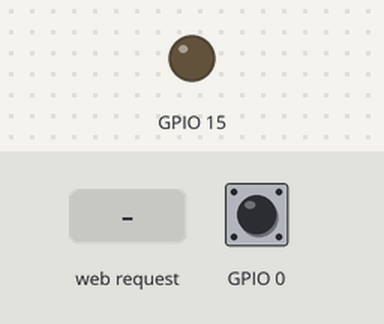
The sketch below on a simulated ESP8266 (NodeMCU). Shown: output pins drawn as LEDs (lit = HIGH). The inputs (shaded band) are chosen by the test bench; at power-on: GPIO 0 HIGH. WiFi joins after 1.5 s; servers stay silent unless stated; EEPROM starts erased; what the sketch prints to the serial monitor is not drawn.

Above: at 2.7 s.
2.8 s: HTTP request GET /on received
At 3.2 s:
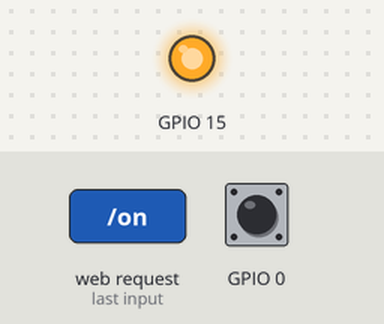
4.3 s: HTTP request GET /off received
At 5.5 s:
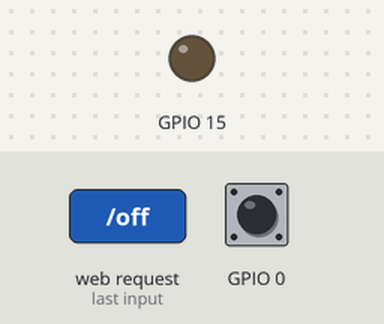
5.8 s: HTTP request GET /on?ssid=1 received
At 6.7 s:
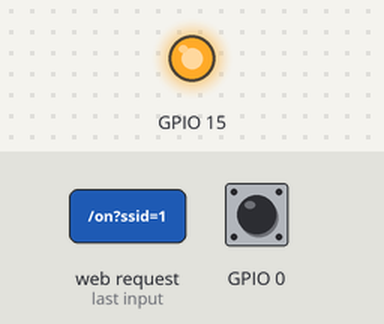
7.3 s: HTTP request GET /off?ssid=1 received
At 7.8 s:
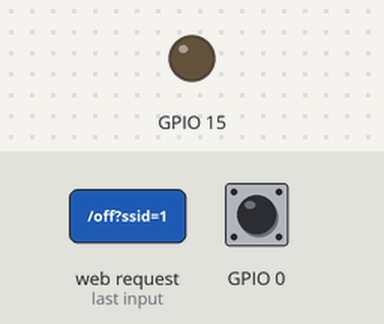
Timing chart, 0 to 9.8 s (numbered marks = the images above; inputs shaded):
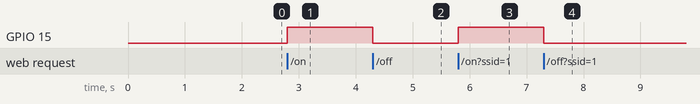

Measured:
- after the input at 2.8 s, GPIO 15: LOW → HIGH at once
- after the input at 4.3 s, GPIO 15: HIGH → LOW at once
- after the input at 5.8 s, GPIO 15: LOW → HIGH at once
- after the input at 7.3 s, GPIO 15: HIGH → LOW at once

The sketch:

20201109_LAB3.ino
```cpp
#include <ESP8266WiFi.h>
#include <DNSServer.h>
#include <ESP8266WebServer.h>
#include <EEPROM.h>
#include <ESP8266mDNS.h>

#define EEPROM_LENGTH 1024

char eRead[30];
byte len;
char ssid[30] = "732-2.4G";
char password[30] = "kpu123456!";

bool captive = true;
const byte DNS_PORT = 53;
IPAddress apIP(192, 168, 1, 1);
DNSServer dnsServer;
ESP8266WebServer webServer(80);

ICACHE_RAM_ATTR void GPIO0(){
  SaveString(0, "");
  ESP.restart();
}

String responseHTML = ""
 "<!DOCTYPE html><html><head><title>2016146022</title></head><body><center>"
 "<p>CaptivePotal & Relay</p>"
 "<form action='/button'>"
 "<p><input type='text' name='ssid' placeholder='SSID' onblur='this.value=removeSpaces(this.value);'></p>"
 "<p><input type='text' name='password' placeholder='WLAN Password'></p>"
 "<p><input type='submit' value='Submit'></p></form>"
 "<p>You can connect to relay server.</p></center></body>"
 "<script>function removeSpaces(string) {"
 " return string.split(' ').join('');"
 "}</script></html>";

void setup() {
  // put your setup code here, to run once:
  Serial.begin(115200);
  EEPROM.begin(EEPROM_LENGTH);

  ReadString(0, 30);
  if(!strcmp(eRead, "")){
    setup_captive();
  }else{
    captive = false;
    strcpy(ssid, eRead);
    ReadString(30, 30);
    strcpy(password, eRead);
    setup_runtime();
  }
}
void setup_runtime(){
  WiFi.mode(WIFI_STA);
  WiFi.begin(ssid, password);
  Serial.println("");

  int i = 0;
  while(WiFi.status() != WL_CONNECTED){
    delay(500);
    Serial.print(".");
    if (i++ > 15){
      captive = true;
      setup_captive();
      return;
    }
  }

  Serial.println("");
  Serial.print("Connected to "); Serial.println(ssid);
  Serial.print("IP address: "); Serial.println(WiFi.localIP());

  if (MDNS.begin("channanpark")){
    Serial.println("MDNS responder started");
  }

  webServer.on("/", [](){
    webServer.send(200, "text/plain", "Working???\n");
  });
  webServer.on("/on", ON);
  webServer.on("/off", OFF);

  webServer.onNotFound(handleNotFound);

  webServer.begin();
  attachInterrupt(0, GPIO0, FALLING);
  pinMode(15, OUTPUT);
  Serial.println("HTTP server started");
}

void setup_captive(){
  WiFi.mode(WIFI_AP);
  WiFi.softAPConfig(apIP, apIP, IPAddress(255, 255, 255, 0));
  WiFi.softAP("chananpark");

  dnsServer.start(DNS_PORT, "*", apIP);

  webServer.on("/button", button);

  webServer.onNotFound([](){
    webServer.send(200, "text/html", responseHTML);
  });
  webServer.begin();
  Serial.println("Captive Portal Started");
}

void button(){
 Serial.println("button pressed");
 Serial.println(webServer.arg("ssid"));
 SaveString( 0, (webServer.arg("ssid")).c_str());
 SaveString(30, (webServer.arg("password")).c_str());
 webServer.send(200, "text/plain", "OK");
 ESP.restart();
}

void loop() {
  // put your main code here, to run repeatedly:
  if (captive){
    dnsServer.processNextRequest();
  }
  webServer.handleClient();
}

void SaveString(int startAt, const char* id) {
 for (byte i = 0; i <= strlen(id); i++) {
 EEPROM.write(i + startAt, (uint8_t) id[i]);
 }
 EEPROM.commit();
}

void ReadString(byte startAt, byte bufor) {
 for (byte i = 0; i <= bufor; i++) {
  eRead[i] = (char)EEPROM.read(i + startAt);
 }
 len = bufor;
}
void ON(){
  char mBuf[500];
  char tmplt[] = "<html><head><meta charset=\"utf-8\">"
                 "<title>Relay ON</title></head>"
                 "<body>"
                 "<script></script>"
                 "<center><p>"
                 "<head>Relay ON"
                 "</center>"
                 "</body></html>";
  sprintf(mBuf, tmplt);
  digitalWrite(15, HIGH);
  Serial.println("ON");
  webServer.send(200, "text/html", mBuf);
}

void OFF(){
  char mBuf[500];
  char tmplt[] = "<html><head><meta charset=\"utf-8\">"
                 "<title>Relay OFF</title></head>"
                 "<body>"
                 "<script></script>"
                 "<center><p>"
                 "<head>Relay OFF"
                 "</center>"
                 "</body></html>";
  sprintf(mBuf, tmplt);
  digitalWrite(15, LOW);
  Serial.println("OFF");
  webServer.send(200, "text/html", mBuf);
}

void handleNotFound(){
 String message = "File Not Found\n\n";
 webServer.send(404, "text/plain", message);
}
```
